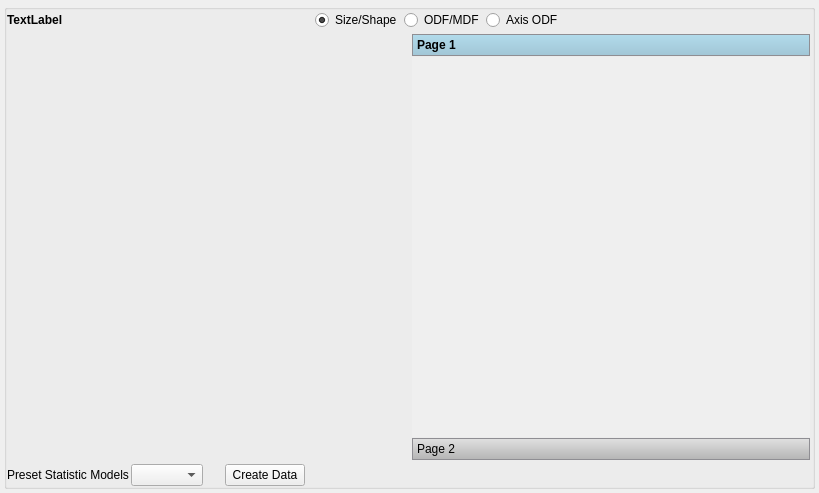
<?xml version="1.0" encoding="UTF-8"?>
<ui version="4.0">
 <class>PrimaryPhaseWidget</class>
 <widget class="SGWidget" name="PrimaryPhaseWidget">
  <property name="geometry">
   <rect>
    <x>0</x>
    <y>0</y>
    <width>819</width>
    <height>493</height>
   </rect>
  </property>
  <property name="sizePolicy">
   <sizepolicy hsizetype="Expanding" vsizetype="Expanding">
    <horstretch>0</horstretch>
    <verstretch>0</verstretch>
   </sizepolicy>
  </property>
  <property name="windowTitle">
   <string>Form</string>
  </property>
  <layout class="QVBoxLayout" name="verticalLayout">
   <property name="spacing">
    <number>4</number>
   </property>
   <property name="leftMargin">
    <number>4</number>
   </property>
   <property name="topMargin">
    <number>4</number>
   </property>
   <property name="rightMargin">
    <number>4</number>
   </property>
   <property name="bottomMargin">
    <number>4</number>
   </property>
   <item>
    <widget class="QGroupBox" name="groupBox">
     <property name="title">
      <string/>
     </property>
     <layout class="QVBoxLayout" name="verticalLayout_2">
      <property name="spacing">
       <number>2</number>
      </property>
      <property name="leftMargin">
       <number>0</number>
      </property>
      <property name="topMargin">
       <number>0</number>
      </property>
      <property name="rightMargin">
       <number>0</number>
      </property>
      <property name="bottomMargin">
       <number>0</number>
      </property>
      <item>
       <layout class="QHBoxLayout" name="horizontalLayout_2">
        <property name="topMargin">
         <number>0</number>
        </property>
        <item>
         <widget class="QLabel" name="m_PhaseNameLabel">
          <property name="font">
           <font>
            <weight>75</weight>
            <bold>true</bold>
           </font>
          </property>
          <property name="text">
           <string>TextLabel</string>
          </property>
         </widget>
        </item>
        <item>
         <spacer name="horizontalSpacer_3">
          <property name="orientation">
           <enum>Qt::Horizontal</enum>
          </property>
          <property name="sizeType">
           <enum>QSizePolicy::Expanding</enum>
          </property>
          <property name="sizeHint" stdset="0">
           <size>
            <width>40</width>
            <height>20</height>
           </size>
          </property>
         </spacer>
        </item>
        <item>
         <widget class="QRadioButton" name="m_FeatureSizeDistBtn">
          <property name="text">
           <string>Size/Shape</string>
          </property>
          <property name="checked">
           <bool>true</bool>
          </property>
         </widget>
        </item>
        <item>
         <widget class="QRadioButton" name="m_OdfBtn">
          <property name="text">
           <string>ODF/MDF</string>
          </property>
         </widget>
        </item>
        <item>
         <widget class="QRadioButton" name="m_AxisOdfBtn">
          <property name="text">
           <string>Axis ODF</string>
          </property>
         </widget>
        </item>
        <item>
         <spacer name="horizontalSpacer_2">
          <property name="orientation">
           <enum>Qt::Horizontal</enum>
          </property>
          <property name="sizeHint" stdset="0">
           <size>
            <width>40</width>
            <height>20</height>
           </size>
          </property>
         </spacer>
        </item>
       </layout>
      </item>
      <item>
       <widget class="QStackedWidget" name="m_StackedWidget">
        <property name="frameShape">
         <enum>QFrame::NoFrame</enum>
        </property>
        <property name="frameShadow">
         <enum>QFrame::Plain</enum>
        </property>
        <property name="midLineWidth">
         <number>1</number>
        </property>
        <property name="currentIndex">
         <number>0</number>
        </property>
        <widget class="QWidget" name="morphological">
         <layout class="QGridLayout" name="gridLayout_2">
          <property name="leftMargin">
           <number>2</number>
          </property>
          <property name="topMargin">
           <number>2</number>
          </property>
          <property name="rightMargin">
           <number>2</number>
          </property>
          <property name="bottomMargin">
           <number>2</number>
          </property>
          <property name="spacing">
           <number>4</number>
          </property>
          <item row="1" column="1">
           <widget class="QToolBox" name="m_PlotToolBox">
            <property name="sizePolicy">
             <sizepolicy hsizetype="Expanding" vsizetype="Expanding">
              <horstretch>0</horstretch>
              <verstretch>0</verstretch>
             </sizepolicy>
            </property>
            <property name="styleSheet">
             <string notr="true">QToolBox::tab {
	color: #000000;

	background-color: qlineargradient(spread:pad, x1:0, y1:0, x2:0, y2:1, stop:0 #F0A3FC  , stop:1 #E49CF0);
	background-color: qlineargradient(spread:pad, x1:0, y1:0, x2:0, y2:1, stop:0 #FFABD1   , stop:1 #F59ABC);

	background-color: qlineargradient(spread:pad, x1:0, y1:0, x2:0, y2:1, stop:0 #FF9EA0, stop:1 #FE8F91);

	background-color: qlineargradient(spread:pad, x1:0, y1:1, x2:0, y2:0, stop:0 rgba(180, 180, 180, 255), stop:1 rgba(225, 225, 225, 255));

    border: 1px solid #8F8E93;
    min-width: 8ex;
    padding: 0px;
}

QToolBox::tab:selected {
	background-color: qlineargradient(spread:pad, x1:0, y1:0, x2:0, y2:1, stop:0 #B2DBEC , stop:1 #A1C6D5);
	background-color: qlineargradient(spread:pad, x1:0, y1:0, x2:0, y2:1, stop:0 #9BF5F0 , stop:1 #8BDCD8);

	background-color: qlineargradient(spread:pad, x1:0, y1:0, x2:0, y2:1, stop:0 #B2DBEC , stop:1 #A1C6D5);

	color: #000000;
	font-weight: bold;
}

QToolBox::tab::title {	 		
       subcontrol-position: top right;	 		
       subcontrol-origin: margin;	 		
}</string>
            </property>
            <property name="frameShape">
             <enum>QFrame::NoFrame</enum>
            </property>
            <property name="currentIndex">
             <number>0</number>
            </property>
            <property name="tabSpacing">
             <number>1</number>
            </property>
            <widget class="QWidget" name="page">
             <property name="geometry">
              <rect>
               <x>0</x>
               <y>0</y>
               <width>398</width>
               <height>363</height>
              </rect>
             </property>
             <attribute name="label">
              <string>Page 1</string>
             </attribute>
            </widget>
            <widget class="QWidget" name="page_2">
             <property name="geometry">
              <rect>
               <x>0</x>
               <y>0</y>
               <width>398</width>
               <height>363</height>
              </rect>
             </property>
             <attribute name="label">
              <string>Page 2</string>
             </attribute>
            </widget>
           </widget>
          </item>
          <item row="1" column="0">
           <widget class="StatsGenFeatureSizeWidget" name="m_FeatureSizeWidget" native="true">
            <property name="sizePolicy">
             <sizepolicy hsizetype="Expanding" vsizetype="Expanding">
              <horstretch>0</horstretch>
              <verstretch>0</verstretch>
             </sizepolicy>
            </property>
            <property name="mouseTracking">
             <bool>false</bool>
            </property>
           </widget>
          </item>
         </layout>
        </widget>
        <widget class="QWidget" name="page_4"/>
       </widget>
      </item>
      <item>
       <layout class="QHBoxLayout" name="horizontalLayout_3">
        <item>
         <widget class="QLabel" name="label_6">
          <property name="text">
           <string>Preset Statistic Models</string>
          </property>
         </widget>
        </item>
        <item>
         <widget class="QComboBox" name="microstructurePresetCombo">
          <property name="enabled">
           <bool>true</bool>
          </property>
         </widget>
        </item>
        <item>
         <spacer name="horizontalSpacer">
          <property name="orientation">
           <enum>Qt::Horizontal</enum>
          </property>
          <property name="sizeType">
           <enum>QSizePolicy::Fixed</enum>
          </property>
          <property name="sizeHint" stdset="0">
           <size>
            <width>20</width>
            <height>20</height>
           </size>
          </property>
         </spacer>
        </item>
        <item>
         <widget class="QPushButton" name="m_GenerateDefaultData">
          <property name="text">
           <string>Create Data</string>
          </property>
         </widget>
        </item>
        <item>
         <spacer name="horizontalSpacer_4">
          <property name="orientation">
           <enum>Qt::Horizontal</enum>
          </property>
          <property name="sizeHint" stdset="0">
           <size>
            <width>40</width>
            <height>20</height>
           </size>
          </property>
         </spacer>
        </item>
       </layout>
      </item>
     </layout>
    </widget>
   </item>
  </layout>
 </widget>
 <customwidgets>
  <customwidget>
   <class>SGWidget</class>
   <extends>QWidget</extends>
   <header location="global">SGWidget.h</header>
   <container>1</container>
  </customwidget>
  <customwidget>
   <class>StatsGenFeatureSizeWidget</class>
   <extends>QWidget</extends>
   <header>StatsGenFeatureSizeWidget.h</header>
   <container>1</container>
  </customwidget>
 </customwidgets>
 <tabstops>
  <tabstop>microstructurePresetCombo</tabstop>
 </tabstops>
 <resources/>
 <connections/>
</ui>
